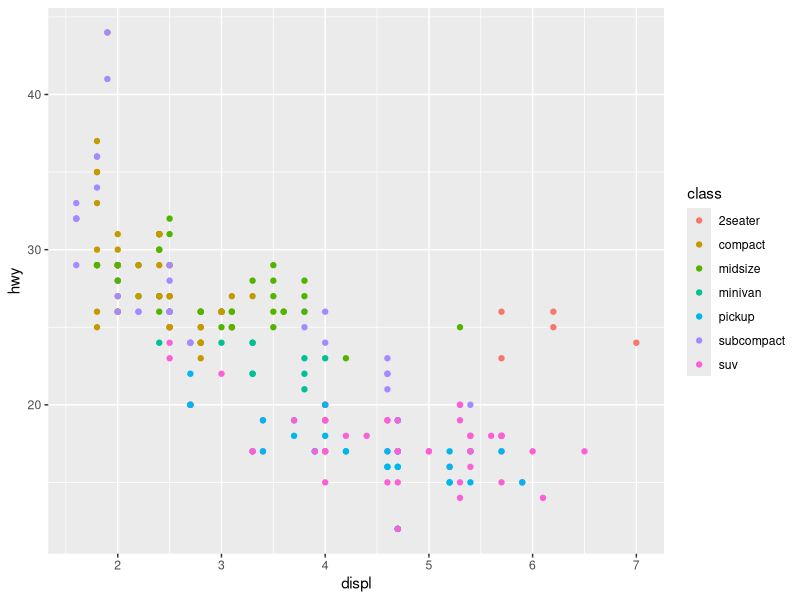
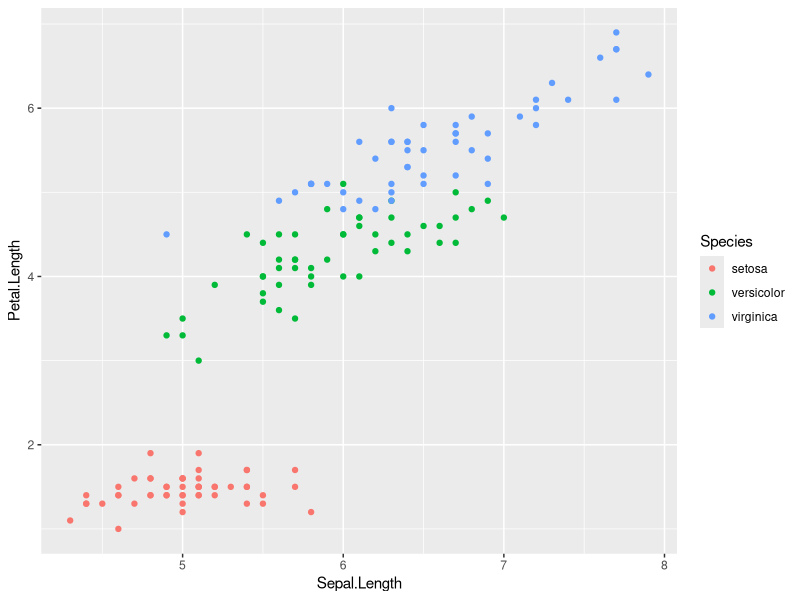
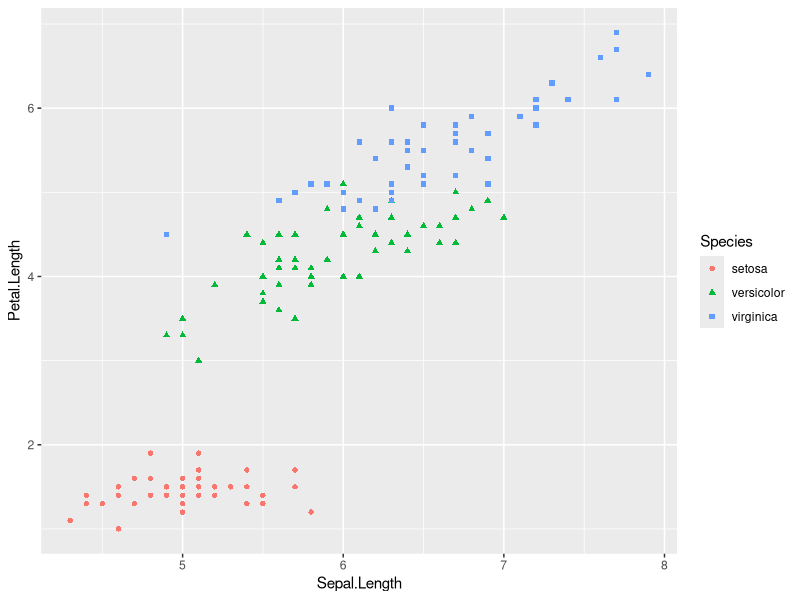
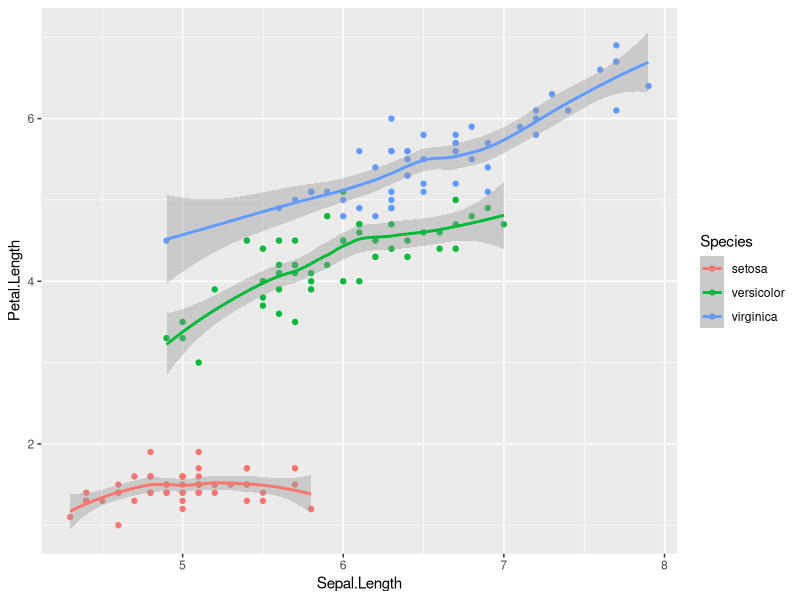
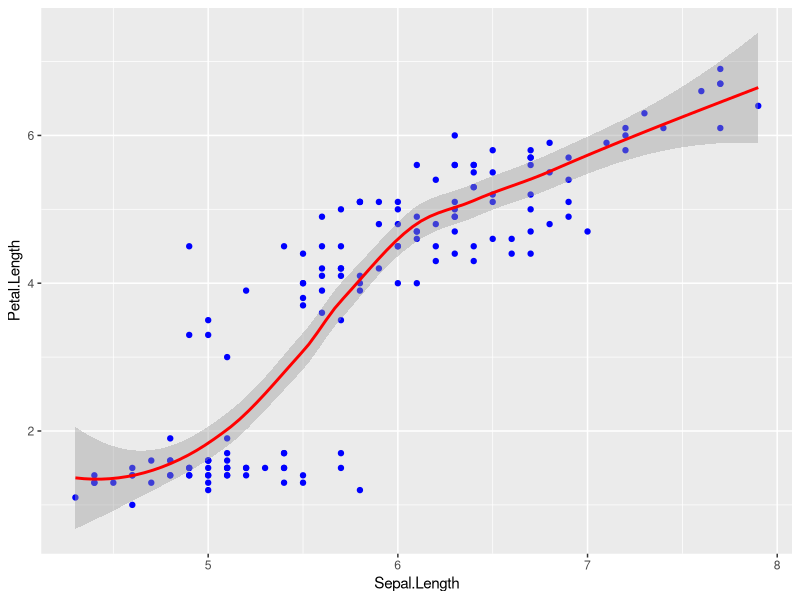
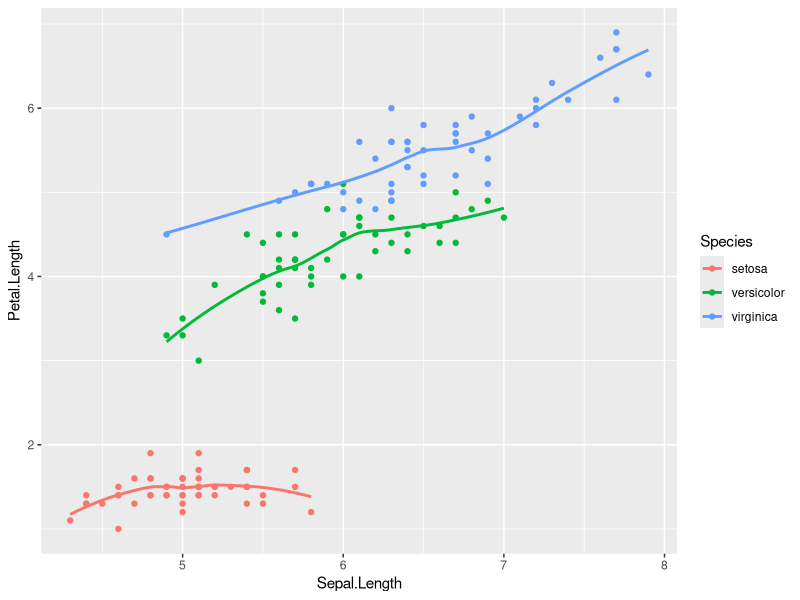
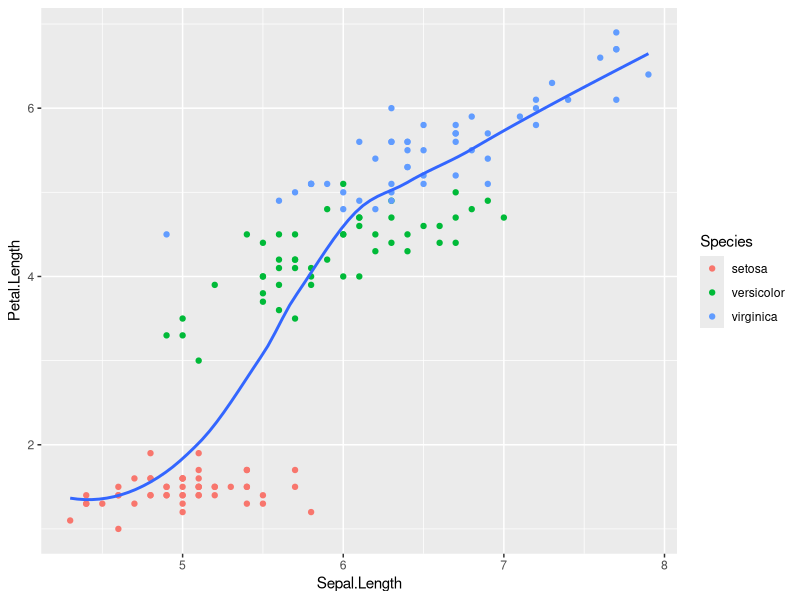
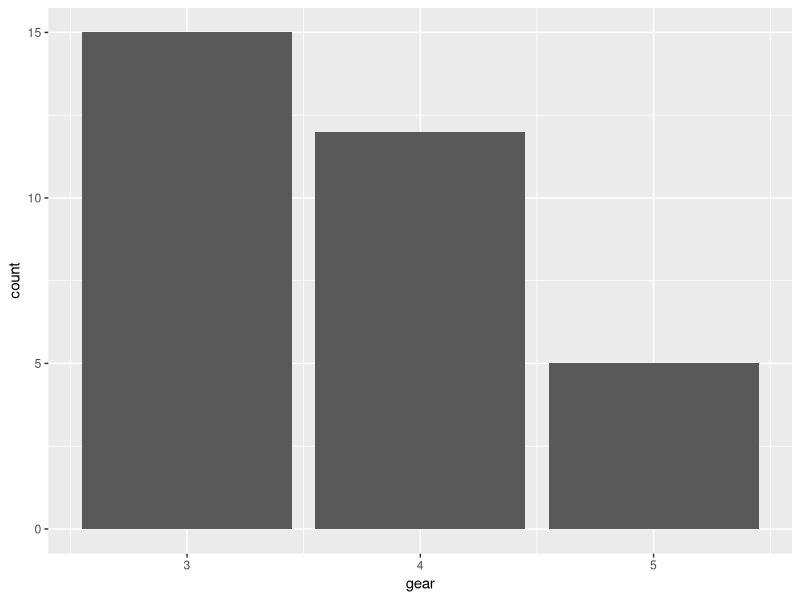

These charts were generated, in order, by the following R code:
##############################################################################
# Learning ggplot2
###########################################################################
#install.packages('ggplot2')
library(ggplot2)
#install.packages("tidyverse")
library (tidyverse)


########################Warming up##########################
ggplot(mpg, aes(displ, hwy, colour = class)) + 
  geom_point()

##################Getting Started####################################################################
###################################################################################
#We are using the iris dataset
data(iris)
dim(iris)
head(iris)
ggplot(iris, aes(x=Sepal.Length, y=Petal.Length, col=Species))+geom_point()
ggplot(iris, aes(x=Sepal.Length, y=Petal.Length, col=Species, shape=Species))+geom_point()
ggplot(iris, aes(x=Sepal.Length, y=Petal.Length, col=Species))+geom_point() +geom_smooth()
ggplot(iris, aes(x=Sepal.Length, y=Petal.Length, col=Species))+geom_point(color = "blue") + geom_smooth(color = "red")
# color aesthetic defined for each geom point
ggplot(iris, aes(x=Sepal.Length, y=Petal.Length, col=Species))+geom_point() +geom_smooth(se = FALSE)
# color aesthetic defined only for a particular geom_point layer
ggplot(iris, aes(x=Sepal.Length, y=Petal.Length)) +geom_point(aes(col = Species)) +geom_smooth(se = FALSE)
##########################################################
data(mtcars)
glimpse (mtcars)
################# Bar chart##############################################
ggplot(mtcars, aes(x = gear)) +geom_bar()
ggplot(mtcars, aes(x = gear)) +geom_bar()+coord_flip()
ggplot(mtcars, aes(hp, mpg)) + geom_point(color = "blue") + stat_summary(fun.y = "mean", geom = "line", linetype = "dashed")
ggplot(mtcars, aes(hp, mpg)) + geom_point(color = "blue") + geom_rug(show.legend = FALSE) +stat_summary(fun.y = "mean",geom = "line", linetype = "dashed")
###################Histogram###########################################
ggplot(mtcars,aes(x=mpg)) + geom_histogram()
#######################Boxplot#####################################################
ggplot(mtcars, aes(x=as.factor(cyl), y=mpg)) + geom_boxplot()
mtcars$cyl <- as.factor(mtcars$cyl)
ggplot(mtcars, aes(x=(cyl), y=mpg,color = cyl)) + geom_boxplot()+scale_color_manual(values = c("#3a0ca3", "#c9184a", "#3a5a40"))
###########################Violin Plot###################
ggplot(mtcars, aes(factor(cyl), mpg))+ geom_violin(aes(fill = cyl))
###########################Pie chart##########################
ggplot(mtcars, aes(x="", y=mpg, fill=cyl)) + geom_bar(stat="identity", width=1) + coord_polar("y", start=0)
############################Polar plot#####################################
mtcars %>%
  dplyr::group_by(cyl) %>%
  dplyr::summarize(mpg = median(mpg)) %>%
  ggplot(aes(x = cyl, y = mpg)) + geom_col(aes(fill =cyl), color = NA) + labs(x = "", y = "Median mpg") + coord_polar()
######################### Bump Chart##################################################
ggplot(mtcars, aes(x = hp, y = mpg, group = cyl)) + geom_line(aes(color = cyl), size = 2) + geom_point(aes(color = cyl), size = 4) + scale_y_reverse(breaks = 1:nrow(mtcars))
############################# Contour Plot#####################################################
ggplot(mtcars, aes(mpg, hp)) + geom_density_2d_filled(show.legend = FALSE) + coord_cartesian(expand = FALSE) + labs(x = "mpg")
###################################################################################################################
##################################################################################################################################